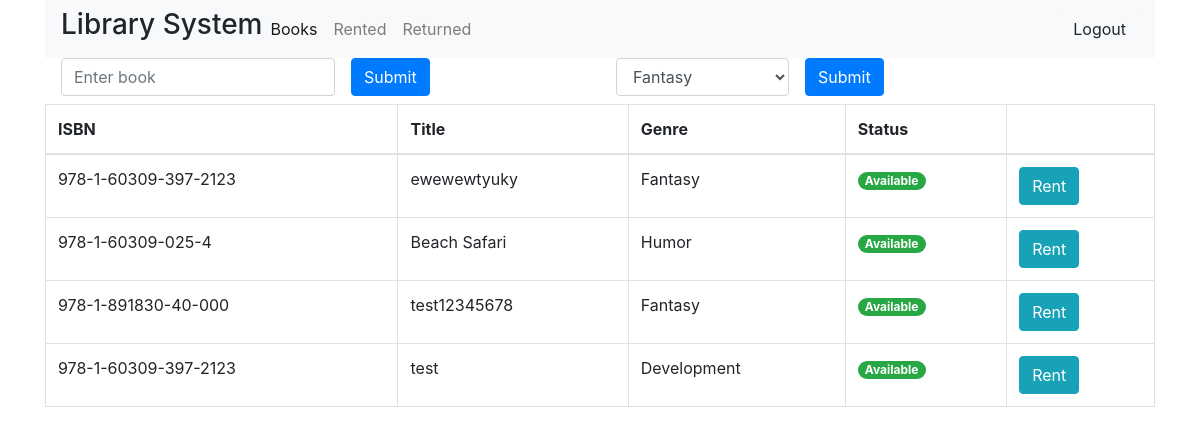
Screenshot of /pages/books.php with the database file from the repository.
### tables this page shows
CREATE TABLE `books` (
  `book_id` int(11) NOT NULL,
  `ISBN` varchar(255) NOT NULL,
  `title` varchar(255) NOT NULL,
  `genre` varchar(255) NOT NULL,
  `status` varchar(255) NOT NULL,
  `date_added` date NOT NULL
);

### pages/books.php (the view, shortened to what this page needs)
<!DOCTYPE html>
<html>
<head>
	<?php
		include '../elements/meta.php';
		include '../actions/dbconn.php';
		if($_SESSION['type'] == 'admin'){
			$sql = "SELECT * FROM books";
		} else {
			$sql = "SELECT * FROM books WHERE status != 'inactive'";
		}
		if(isset($_SESSION['search_query'])){
			$result = $conn->query($_SESSION['search_query']);
			unset($_SESSION['search_query']);
		} else{
			$result = $conn->query($sql);
		}
	?>
</head>
<body>
		<div class="container">
			<?php include '../elements/header.php'; ?>
			<?php if($_SESSION['type'] == 'admin'): ?>
				<a href="register_book.php" class="btn btn-outline-primary" id="add_bookbtn">Add Book</a>
			<?php else : ?>
				<div class="search_container">
					<form class="form-inline" action="../actions/process.php" method="post">
					  <div class="form-group mx-sm-3 mb-2">
					    <input type="text" class="form-control" name="search" placeholder="Enter book">
					  </div>
					  <button type="submit" class="btn btn-primary mb-2">Submit</button>
					</form>
				</div>
				<div class="filter_container">
					<form class="form-inline" action="../actions/process.php" method="post">
					  <div class="form-group mx-sm-3 mb-2">
					    <select class="form-control" name="genre_search">
					    	<option>Fantasy</option>
					    </select>
					  </div>
					  <button type="submit" class="btn btn-primary mb-2">Submit</button>
					</form>
				</div>
				<?php endif; ?>
				<table class="table table-bordered">
				  <thead>
				    <tr>
				      <th scope="col">ISBN</th>
				      <th scope="col">Title</th>
				      <th scope="col">Genre</th>
				      <th scope="col">Status</th>
				      <th></th>
				    </tr>
				  </thead>
				  <?php
				  	 while($row = $result->fetch_assoc()): ?>
				  	 	<tr>
				  	 		<td><?php echo $row['ISBN']; ?></td>
				  	 		<td><?php echo $row['title']; ?></td>
				  	 		<td><?php echo $row['genre']; ?></td>
				  	 		<td>
				  	 		<?php if ($row['status'] == 'inactive') : ?>
				  	 			<span class="badge badge-pill badge-danger">Inactive</span>
				  	 		<?php elseif ($row['status'] == 'rented') : ?>
				  	 			<span class="badge badge-pill badge-info">Rented</span>
				  	 		<?php else : ?>
				  	 			<span class="badge badge-pill badge-success">Available</span>
				  	 		<?php endif; ?>
				  	 		</td>
				  	 		<td>
				  	 			<?php
				  	 				if($_SESSION['type'] == 'admin') :
				  	 			?>
				  	 			<a href="../pages/update_book.php?edit_book=<?php echo $row['book_id']; ?>"
				  	 				class="btn btn-info">edit</a>
				  	 			<a href="../actions/process.php?delete_book=<?php echo $row['book_id']; ?>"
				  	 				class="btn btn-danger">Delete</a>
				  	 			<?php elseif ($row['status'] == 'rented') : ?>
				  	 				<span class="badge badge-pill badge-info">Unavailable</span>
				  	 			<?php  else : ?>
				  	 				<a href="../actions/process.php?rent_book=<?php echo $row['book_id']; ?>"
				  	 				class="btn btn-info">Rent</a>
				  	 			<?php endif; ?>
				  	 		</td>
				  	 	</tr>
				  <?php endwhile; ?>
				</table>
		</div>
</body>
</html>

### assets/css/styles.css (style rules this page uses)
body { max-width: 2500px; }
.search_container { width: 50%; height: 100%; float: left; }
.filter_container { width: 50%; height: 100%; float: right; margin-top: -46px; }

### rows the page displays
books: ISBN "978-1-60309-397-2123", title "ewewewtyuky", genre "Fantasy", status "Available"
books: ISBN "978-1-60309-025-4", title "Beach Safari", genre "Humor", status "Available"
books: ISBN "978-1-891830-40-000", title "test12345678", genre "Fantasy", status "Available"
books: ISBN "978-1-60309-397-2123", title "test", genre "Development", status "Available"
